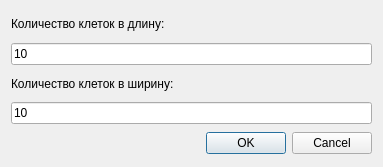
<?xml version="1.0" encoding="UTF-8"?>
<ui version="4.0">
 <class>SizeChooser</class>
 <widget class="QDialog" name="SizeChooser">
  <property name="geometry">
   <rect>
    <x>0</x>
    <y>0</y>
    <width>379</width>
    <height>167</height>
   </rect>
  </property>
  <property name="windowTitle">
   <string>Dialog</string>
  </property>
  <layout class="QVBoxLayout" name="verticalLayout">
   <item>
    <widget class="QLabel" name="label_2">
     <property name="text">
      <string>Количество клеток в длину:</string>
     </property>
    </widget>
   </item>
   <item>
    <widget class="QLineEdit" name="lineEdit">
     <property name="text">
      <string>10</string>
     </property>
    </widget>
   </item>
   <item>
    <widget class="QLabel" name="label_3">
     <property name="text">
      <string>Количество клеток в ширину:</string>
     </property>
    </widget>
   </item>
   <item>
    <widget class="QLineEdit" name="lineEdit_2">
     <property name="text">
      <string>10</string>
     </property>
    </widget>
   </item>
   <item>
    <widget class="QDialogButtonBox" name="buttonBox">
     <property name="minimumSize">
      <size>
       <width>361</width>
       <height>26</height>
      </size>
     </property>
     <property name="orientation">
      <enum>Qt::Horizontal</enum>
     </property>
     <property name="standardButtons">
      <set>QDialogButtonBox::Cancel|QDialogButtonBox::Ok</set>
     </property>
    </widget>
   </item>
  </layout>
 </widget>
 <resources/>
 <connections>
  <connection>
   <sender>buttonBox</sender>
   <signal>rejected()</signal>
   <receiver>SizeChooser</receiver>
   <slot>reject()</slot>
   <hints>
    <hint type="sourcelabel">
     <x>316</x>
     <y>260</y>
    </hint>
    <hint type="destinationlabel">
     <x>286</x>
     <y>274</y>
    </hint>
   </hints>
  </connection>
  <connection>
   <sender>buttonBox</sender>
   <signal>accepted()</signal>
   <receiver>SizeChooser</receiver>
   <slot>accept()</slot>
   <hints>
    <hint type="sourcelabel">
     <x>248</x>
     <y>254</y>
    </hint>
    <hint type="destinationlabel">
     <x>157</x>
     <y>274</y>
    </hint>
   </hints>
  </connection>
 </connections>
</ui>
